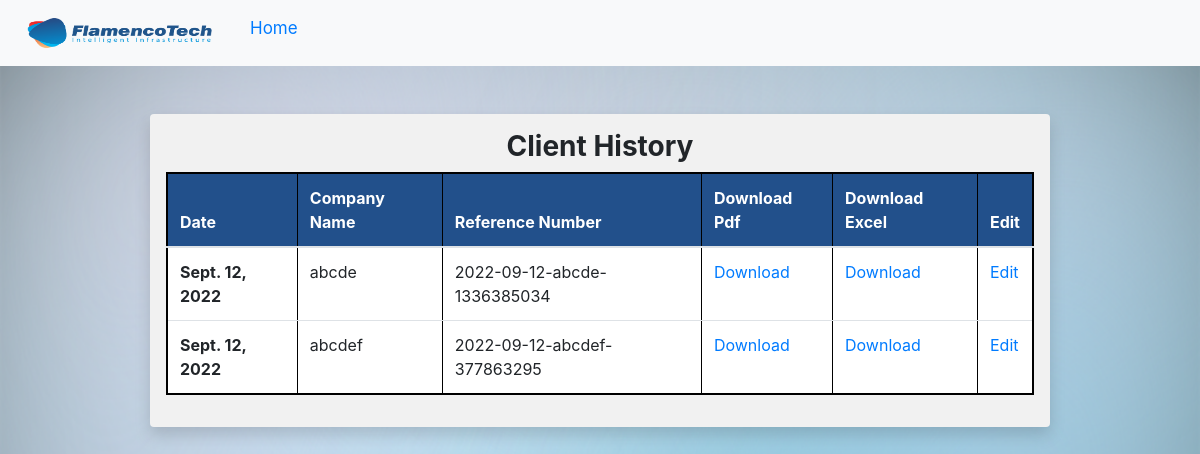
Before: /admins/history/ (signed in) with the older database file.
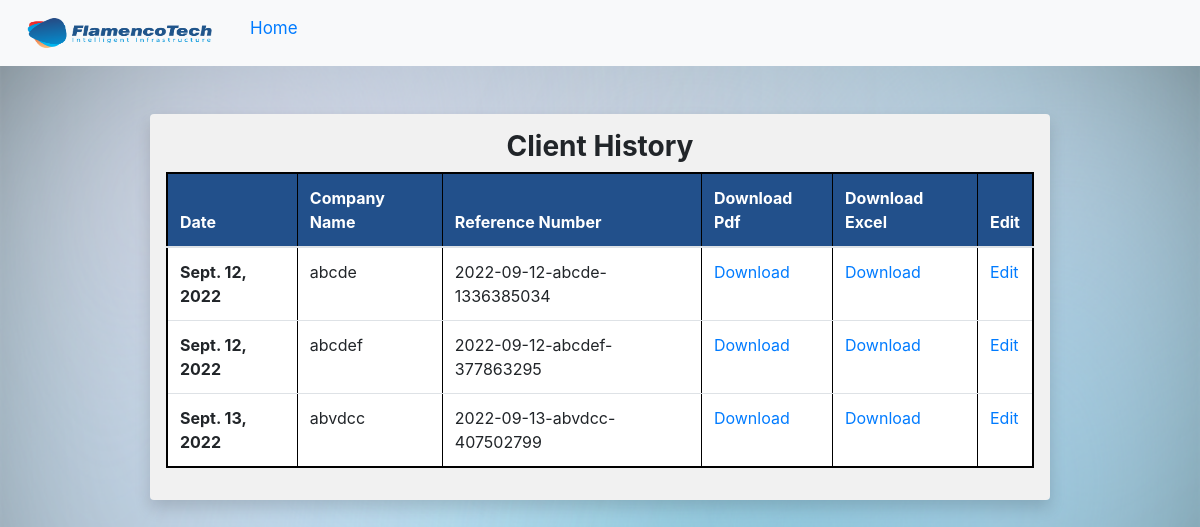
After: the same page with the newer database file.
### Admin1/models.py (models this page shows)
class Quotation(models.Model):
    ref_no=models.CharField(max_length=100,primary_key=True)
    pdf = models.FileField(upload_to ='pdfs/')
    excel = models.FileField(upload_to ='excels/')
    date=models.DateField(default=datetime.date.today())
    company_name=models.CharField(max_length=100)
    input_data=models.TextField(max_length=500)
    user_name = models.CharField(max_length=50)
    emp_name=models.CharField(max_length=50)
    _Trays2=models.CharField(max_length=200,default="")
    _Bms_Trays=models.CharField(max_length=200,default="")
    _Bms_Piping=models.CharField(max_length=200,default="")
    _Bms_Cabling=models.CharField(max_length=200,default="")
    _Bms_Sensors=models.CharField(max_length=200,default="")
    _Ddc=models.CharField(max_length=200,default="")
    _Ethernet=models.CharField(max_length=200,default="")
    _Fiber=models.CharField(max_length=200,default="")
    _Active=models.CharField(max_length=200,default="")
    _Efforts=models.CharField(max_length=200,default="")
    _Others=models.CharField(max_length=200,default="")
    _Third_Party=models.CharField(max_length=200,default="")

### Admin1/views.py (the view)
# urls.py: path('history/',views.history,name='history'),
def history(request):
	objs=Quotation.objects.filter(user_name=request.user.user_name)
	print(request.user.user_name)
	print(objs)
	context={'entries':objs}
	return render(request,'Admin1/history.html',context)

### templates/Admin1/history.html (shortened to what this page needs)
<!DOCTYPE html>
<html lang="en">
<head>
    <link rel="stylesheet" href="https://cdn.jsdelivr.net/npm/bootstrap@4.1.3/dist/css/bootstrap.min.css"
>
</head>
<body>
    <nav class="navbar navbar-expand-lg navbar-light bg-light">
      <div class="collapse navbar-collapse" id="navbarSupportedContent">
        <ul class="navbar-nav mr-auto">
            <li>
                <a class="navbar-brand" href="https://www.flamencotech.com/" target="_blank" style="display: flex;align-items: center;
                padding: 5px;">
                 <img src="/static/f1.png" alt="" width="200" height="40" >
              </a>
              </li>
          <li class="nav-item active">
            <a class="nav-link text-primary" href="/admins/"
              >Home<span class="sr-only">(current)</span></a
            >
          </li>
        </ul>
      </div>
    </nav>
    <div style="width: 900px;background-color: rgb(241, 241, 241);" class="container my-5 shadow p-3 mb-5 rounded">
        <div style="text-align: center;" >
            <h3><b>Client History</b></h3>
        </div>
        <table <div >
            <form class="my-5">
                <table class="table table-secondary" border="1" style="border:2px solid rgb(0, 0, 0)">
                    <thead>
                        <tr style="background-color: #22508b;color:white">
                            <th scope="col">Date</th>
                            <th scope="col">Company Name</th>
                            <th scope="col">Reference Number</th>
                            <th scope="col">Download Pdf</th>
                            <th scope="col">Download Excel</th>
                            <th scope="col">Edit</th>
                        </tr>
                    </thead>
                    <tbody style="background-color:white;">
                        {% for entry in entries %}
                        <tr>
                            <th scope="row">{{entry.date}}</th>
                            <td>{{entry.company_name}}</td>
                            <td>{{entry.ref_no}}</td>
                            <td><a href="{{entry.pdf.url}}" download="{{entry.pdf.url}}">Download</a>  </td>
                            <td><a href="{{entry.excel.url}}" download="{{entry.excel.url}}">Download</a></td>
                            <td><a href="{% url 'edit_quot_admin' ref_no=entry.ref_no %}">Edit</a></td>
                        </tr>
                        {% endfor %}
                    </tbody>
                </table>
            </form>
    </div>
</body>
</html>

Changed rows visible on the page:
added Quotation: date "Sept. 13, 2022", company_name "abvdcc", ref_no "2022-09-13-abvdcc-407502799"
